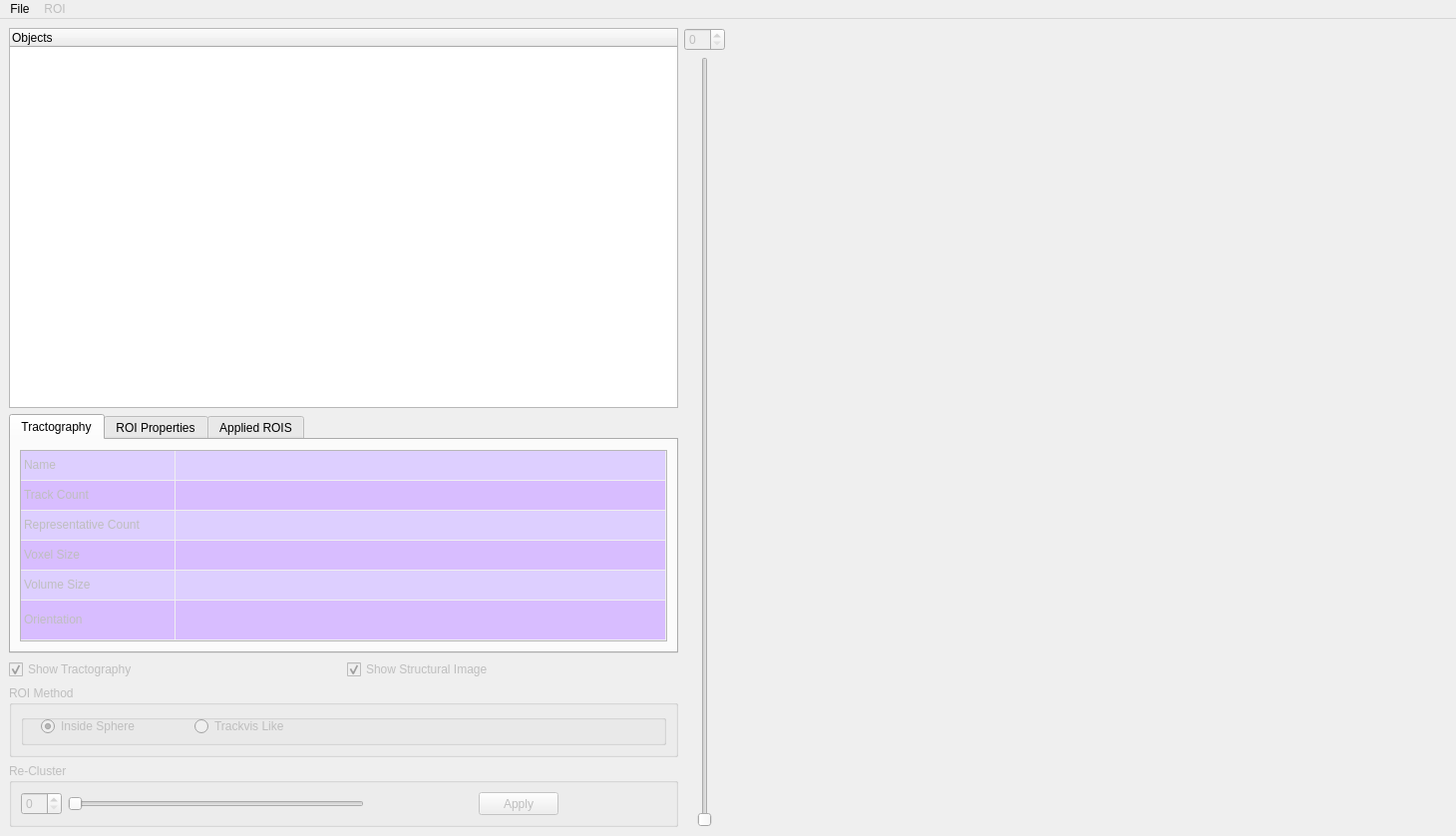
<?xml version="1.0" encoding="UTF-8"?>
<ui version="4.0">
 <class>MainWindow</class>
 <widget class="QMainWindow" name="MainWindow">
  <property name="geometry">
   <rect>
    <x>0</x>
    <y>0</y>
    <width>1460</width>
    <height>838</height>
   </rect>
  </property>
  <property name="windowTitle">
   <string>MainWindow</string>
  </property>
  <widget class="QWidget" name="centralWidget">
   <layout class="QHBoxLayout" name="horizontalLayout_6">
    <item>
     <layout class="QHBoxLayout" name="horizontalLayout">
      <item>
       <layout class="QVBoxLayout" name="verticalLayout_5">
        <item>
         <widget class="QTreeWidget" name="treeObject">
          <property name="sizePolicy">
           <sizepolicy hsizetype="Minimum" vsizetype="Expanding">
            <horstretch>0</horstretch>
            <verstretch>0</verstretch>
           </sizepolicy>
          </property>
            <column>
           <property name="text">
            <string>Objects</string>
           </property>
          </column>
         </widget>
        </item>
        <item>
         <widget class="QTabWidget" name="tabProps_4">
          <property name="enabled">
           <bool>true</bool>
          </property>
          <property name="sizePolicy">
           <sizepolicy hsizetype="Minimum" vsizetype="Minimum">
            <horstretch>0</horstretch>
            <verstretch>0</verstretch>
           </sizepolicy>
          </property>
          <property name="currentIndex">
           <number>0</number>
          </property>
          <widget class="QWidget" name="tabPropsTract">
           <property name="sizePolicy">
            <sizepolicy hsizetype="Expanding" vsizetype="Expanding">
             <horstretch>0</horstretch>
             <verstretch>0</verstretch>
            </sizepolicy>
           </property>
           <property name="focusPolicy">
            <enum>Qt::TabFocus</enum>
           </property>
           <attribute name="title">
            <string>Tractography</string>
           </attribute>
           <layout class="QHBoxLayout" name="horizontalLayout_2">
            <item>
             <widget class="QTableWidget" name="tblTract">
              <property name="enabled">
               <bool>false</bool>
              </property>
              <property name="sizePolicy">
               <sizepolicy hsizetype="Minimum" vsizetype="Fixed">
                <horstretch>0</horstretch>
                <verstretch>0</verstretch>
               </sizepolicy>
              </property>
              <property name="autoFillBackground">
               <bool>true</bool>
              </property>
              <property name="dragEnabled">
               <bool>false</bool>
              </property>
              <property name="showGrid">
               <bool>true</bool>
              </property>
              <property name="gridStyle">
               <enum>Qt::NoPen</enum>
              </property>
              <property name="sortingEnabled">
               <bool>false</bool>
              </property>
              <property name="rowCount">
               <number>6</number>
              </property>
              <property name="columnCount">
               <number>2</number>
              </property>
              <attribute name="horizontalHeaderVisible">
               <bool>false</bool>
              </attribute>
              <attribute name="horizontalHeaderCascadingSectionResizes">
               <bool>false</bool>
              </attribute>
              <attribute name="horizontalHeaderDefaultSectionSize">
               <number>155</number>
              </attribute>
              <attribute name="horizontalHeaderMinimumSectionSize">
               <number>56</number>
              </attribute>
              <attribute name="horizontalHeaderStretchLastSection">
               <bool>true</bool>
              </attribute>
              <attribute name="verticalHeaderVisible">
               <bool>false</bool>
              </attribute>
              <attribute name="verticalHeaderCascadingSectionResizes">
               <bool>false</bool>
              </attribute>
              <attribute name="verticalHeaderMinimumSectionSize">
               <number>15</number>
              </attribute>
              <attribute name="verticalHeaderStretchLastSection">
               <bool>true</bool>
              </attribute>
              <row/>
              <row/>
              <row/>
              <row/>
              <row/>
              <row/>
              <column>
               <property name="text">
                <string>Properties</string>
               </property>
              </column>
              <column>
               <property name="text">
                <string>Values</string>
               </property>
              </column>
              <item row="0" column="0">
               <property name="text">
                <string>Name</string>
               </property>
               <property name="background">
                <brush brushstyle="SolidPattern">
                 <color alpha="255">
                  <red>221</red>
                  <green>207</green>
                  <blue>255</blue>
                 </color>
                </brush>
               </property>
               <property name="flags">
                <set>ItemIsEnabled</set>
               </property>
              </item>
              <item row="0" column="1">
               <property name="text">
                <string/>
               </property>
               <property name="background">
                <brush brushstyle="SolidPattern">
                 <color alpha="255">
                  <red>221</red>
                  <green>207</green>
                  <blue>255</blue>
                 </color>
                </brush>
               </property>
               <property name="flags">
                <set>ItemIsEnabled</set>
               </property>
              </item>
              <item row="1" column="0">
               <property name="text">
                <string>Track Count</string>
               </property>
               <property name="background">
                <brush brushstyle="SolidPattern">
                 <color alpha="255">
                  <red>216</red>
                  <green>189</green>
                  <blue>255</blue>
                 </color>
                </brush>
               </property>
               <property name="flags">
                <set>ItemIsEnabled</set>
               </property>
              </item>
              <item row="1" column="1">
               <property name="text">
                <string/>
               </property>
               <property name="background">
                <brush brushstyle="SolidPattern">
                 <color alpha="255">
                  <red>216</red>
                  <green>189</green>
                  <blue>255</blue>
                 </color>
                </brush>
               </property>
               <property name="flags">
                <set>ItemIsEnabled</set>
               </property>
              </item>
              <item row="2" column="0">
               <property name="text">
                <string>Representative Count</string>
               </property>
               <property name="background">
                <brush brushstyle="SolidPattern">
                 <color alpha="255">
                  <red>221</red>
                  <green>207</green>
                  <blue>255</blue>
                 </color>
                </brush>
               </property>
               <property name="flags">
                <set>ItemIsEnabled</set>
               </property>
              </item>
              <item row="2" column="1">
               <property name="text">
                <string/>
               </property>
               <property name="background">
                <brush brushstyle="SolidPattern">
                 <color alpha="255">
                  <red>221</red>
                  <green>207</green>
                  <blue>255</blue>
                 </color>
                </brush>
               </property>
               <property name="flags">
                <set>ItemIsEnabled</set>
               </property>
              </item>
              <item row="3" column="0">
               <property name="text">
                <string>Voxel Size</string>
               </property>
               <property name="background">
                <brush brushstyle="SolidPattern">
                 <color alpha="255">
                  <red>216</red>
                  <green>189</green>
                  <blue>255</blue>
                 </color>
                </brush>
               </property>
               <property name="flags">
                <set>ItemIsEnabled</set>
               </property>
              </item>
              <item row="3" column="1">
               <property name="text">
                <string/>
               </property>
               <property name="background">
                <brush brushstyle="SolidPattern">
                 <color alpha="255">
                  <red>216</red>
                  <green>189</green>
                  <blue>255</blue>
                 </color>
                </brush>
               </property>
               <property name="flags">
                <set>ItemIsEnabled</set>
               </property>
              </item>
              <item row="4" column="0">
               <property name="text">
                <string>Volume Size</string>
               </property>
               <property name="background">
                <brush brushstyle="SolidPattern">
                 <color alpha="255">
                  <red>221</red>
                  <green>207</green>
                  <blue>255</blue>
                 </color>
                </brush>
               </property>
              </item>
              <item row="4" column="1">
               <property name="text">
                <string/>
               </property>
               <property name="background">
                <brush brushstyle="SolidPattern">
                 <color alpha="255">
                  <red>221</red>
                  <green>207</green>
                  <blue>255</blue>
                 </color>
                </brush>
               </property>
               <property name="flags">
                <set>ItemIsEnabled</set>
               </property>
              </item>
              <item row="5" column="0">
               <property name="text">
                <string>Orientation</string>
               </property>
               <property name="background">
                <brush brushstyle="SolidPattern">
                 <color alpha="255">
                  <red>216</red>
                  <green>189</green>
                  <blue>255</blue>
                 </color>
                </brush>
               </property>
              </item>
              <item row="5" column="1">
               <property name="background">
                <brush brushstyle="SolidPattern">
                 <color alpha="255">
                  <red>216</red>
                  <green>189</green>
                  <blue>255</blue>
                 </color>
                </brush>
               </property>
              </item>
             </widget>
            </item>
           </layout>
          </widget>
          <widget class="QWidget" name="tabPropsROI">
           <property name="enabled">
            <bool>true</bool>
           </property>
           <attribute name="title">
            <string>ROI Properties</string>
           </attribute>
           <layout class="QHBoxLayout" name="horizontalLayout_3">
            <item>
             <widget class="QTableWidget" name="tblROI">
              <property name="enabled">
               <bool>false</bool>
              </property>
              <property name="sizePolicy">
               <sizepolicy hsizetype="Minimum" vsizetype="Fixed">
                <horstretch>0</horstretch>
                <verstretch>0</verstretch>
               </sizepolicy>
              </property>
              <property name="autoFillBackground">
               <bool>true</bool>
              </property>
              <property name="dragEnabled">
               <bool>false</bool>
              </property>
              <property name="dragDropOverwriteMode">
               <bool>false</bool>
              </property>
              <property name="showGrid">
               <bool>true</bool>
              </property>
              <property name="gridStyle">
               <enum>Qt::NoPen</enum>
              </property>
              <property name="sortingEnabled">
               <bool>false</bool>
              </property>
              <property name="rowCount">
               <number>7</number>
              </property>
              <property name="columnCount">
               <number>2</number>
              </property>
              <attribute name="horizontalHeaderVisible">
               <bool>false</bool>
              </attribute>
              <attribute name="horizontalHeaderCascadingSectionResizes">
               <bool>false</bool>
              </attribute>
              <attribute name="horizontalHeaderDefaultSectionSize">
               <number>135</number>
              </attribute>
              <attribute name="horizontalHeaderStretchLastSection">
               <bool>true</bool>
              </attribute>
              <attribute name="verticalHeaderVisible">
               <bool>false</bool>
              </attribute>
              <attribute name="verticalHeaderCascadingSectionResizes">
               <bool>false</bool>
              </attribute>
              <attribute name="verticalHeaderStretchLastSection">
               <bool>true</bool>
              </attribute>
              <row>
               <property name="text">
                <string>1</string>
               </property>
              </row>
              <row/>
              <row/>
              <row/>
              <row/>
              <row/>
              <row/>
              <column>
               <property name="text">
                <string>Properties</string>
               </property>
              </column>
              <column>
               <property name="text">
                <string>Values</string>
               </property>
              </column>
              <item row="0" column="0">
               <property name="text">
                <string>Name</string>
               </property>
               <property name="flags">
                <set>ItemIsEnabled</set>
               </property>
              </item>
              <item row="0" column="1">
               <property name="text">
                <string/>
               </property>
               <property name="flags">
                <set>ItemIsEditable|ItemIsEnabled</set>
               </property>
              </item>
              <item row="1" column="0">
               <property name="text">
                <string>Visible</string>
               </property>
               <property name="flags">
                <set>ItemIsEnabled</set>
               </property>
              </item>
              <item row="1" column="1">
               <property name="text">
                <string/>
               </property>
               <property name="flags">
                <set>ItemIsEnabled</set>
               </property>
              </item>
              <item row="2" column="0">
               <property name="text">
                <string>Color</string>
               </property>
               <property name="flags">
                <set>ItemIsEnabled</set>
               </property>
              </item>
              <item row="2" column="1">
               <property name="text">
                <string/>
               </property>
               <property name="flags">
                <set>ItemIsEnabled</set>
               </property>
              </item>
              <item row="3" column="0">
               <property name="text">
                <string>X coordinate</string>
               </property>
               <property name="flags">
                <set>ItemIsEnabled</set>
               </property>
              </item>
              <item row="3" column="1">
               <property name="text">
                <string/>
               </property>
               <property name="flags">
                <set>ItemIsEnabled</set>
               </property>
              </item>
              <item row="4" column="0">
               <property name="text">
                <string>Y coordinate</string>
               </property>
               <property name="flags">
                <set>ItemIsEnabled</set>
               </property>
              </item>
              <item row="4" column="1">
               <property name="text">
                <string/>
               </property>
               <property name="flags">
                <set>ItemIsEnabled</set>
               </property>
              </item>
              <item row="5" column="0">
               <property name="text">
                <string>Z coordinate</string>
               </property>
               <property name="flags">
                <set>ItemIsEnabled</set>
               </property>
              </item>
              <item row="5" column="1">
               <property name="text">
                <string/>
               </property>
               <property name="flags">
                <set>ItemIsEnabled</set>
               </property>
              </item>
              <item row="6" column="0">
               <property name="text">
                <string>Radius</string>
               </property>
               <property name="flags">
                <set>ItemIsEnabled</set>
               </property>
              </item>
              <item row="6" column="1">
               <property name="text">
                <string/>
               </property>
               <property name="flags">
                <set>ItemIsEnabled</set>
               </property>
              </item>
             </widget>
            </item>
           </layout>
          </widget>
          <widget class="QWidget" name="tab">
           <attribute name="title">
            <string>Applied ROIS</string>
           </attribute>
           <layout class="QHBoxLayout" name="horizontalLayout_4">
            <item>
             <widget class="QTableWidget" name="tblROISlist">
              <property name="enabled">
               <bool>false</bool>
              </property>
              <property name="sizePolicy">
               <sizepolicy hsizetype="Minimum" vsizetype="Fixed">
                <horstretch>0</horstretch>
                <verstretch>0</verstretch>
               </sizepolicy>
              </property>
              <property name="autoFillBackground">
               <bool>false</bool>
              </property>
              <property name="showGrid">
               <bool>false</bool>
              </property>
              <property name="columnCount">
               <number>1</number>
              </property>
              <attribute name="horizontalHeaderVisible">
               <bool>false</bool>
              </attribute>
              <attribute name="horizontalHeaderDefaultSectionSize">
               <number>624</number>
              </attribute>
              <attribute name="horizontalHeaderHighlightSections">
               <bool>false</bool>
              </attribute>
              <attribute name="horizontalHeaderMinimumSectionSize">
               <number>624</number>
              </attribute>
              <attribute name="verticalHeaderVisible">
               <bool>false</bool>
              </attribute>
              <attribute name="verticalHeaderHighlightSections">
               <bool>false</bool>
              </attribute>
              <column/>
             </widget>
            </item>
           </layout>
          </widget>
         </widget>
        </item>
        <item>
         <layout class="QHBoxLayout" name="horizontalLayout_28">
          <item>
           <widget class="QCheckBox" name="chkbShowTract">
            <property name="enabled">
             <bool>false</bool>
            </property>
            <property name="text">
             <string>Show Tractography</string>
            </property>
            <property name="checked">
             <bool>true</bool>
            </property>
            <property name="tristate">
             <bool>false</bool>
            </property>
           </widget>
          </item>
          <item>
           <widget class="QCheckBox" name="chkbShowStruct">
            <property name="enabled">
             <bool>false</bool>
            </property>
            <property name="text">
             <string>Show Structural Image</string>
            </property>
            <property name="checked">
             <bool>true</bool>
            </property>
           </widget>
          </item>
         </layout>
        </item>
        <item>
         <widget class="QGroupBox" name="grbROImethod">
          <property name="enabled">
           <bool>false</bool>
          </property>
          <property name="sizePolicy">
           <sizepolicy hsizetype="Minimum" vsizetype="Fixed">
            <horstretch>0</horstretch>
            <verstretch>0</verstretch>
           </sizepolicy>
          </property>
          <property name="autoFillBackground">
           <bool>true</bool>
          </property>
          <property name="title">
           <string>ROI Method</string>
          </property>
          <property name="flat">
           <bool>false</bool>
          </property>
          <layout class="QVBoxLayout" name="verticalLayout_3">
           <item>
            <layout class="QVBoxLayout" name="verticalLayout_15"/>
           </item>
           <item>
            <widget class="QGroupBox" name="grb_tractomeroi">
             <property name="title">
              <string/>
             </property>
             <widget class="QWidget" name="layoutWidget_8">
              <property name="geometry">
               <rect>
                <x>20</x>
                <y>0</y>
                <width>301</width>
                <height>24</height>
               </rect>
              </property>
              <layout class="QHBoxLayout" name="horizontalLayout_31">
               <item>
                <widget class="QRadioButton" name="rdbInsSphere">
                 <property name="text">
                  <string>Inside Sphere</string>
                 </property>
                 <property name="checked">
                  <bool>true</bool>
                 </property>
                </widget>
               </item>
               <item>
                <widget class="QRadioButton" name="rdbtrackvis">
                 <property name="text">
                  <string>Trackvis Like</string>
                 </property>
                </widget>
               </item>
              </layout>
             </widget>
            </widget>
           </item>
          </layout>
         </widget>
        </item>
        <item>
         <widget class="QGroupBox" name="grbCluster">
          <property name="enabled">
           <bool>false</bool>
          </property>
          <property name="sizePolicy">
           <sizepolicy hsizetype="Minimum" vsizetype="Fixed">
            <horstretch>0</horstretch>
            <verstretch>0</verstretch>
           </sizepolicy>
          </property>
          <property name="title">
           <string>Re-Cluster</string>
          </property>
          <layout class="QHBoxLayout" name="horizontalLayout_32">
           <item>
            <layout class="QHBoxLayout" name="horizontalLayout_33">
             <item>
              <widget class="QSpinBox" name="spbRecluster">
               <property name="readOnly">
                <bool>false</bool>
               </property>
              </widget>
             </item>
             <item>
              <widget class="QSlider" name="hSlReCluster">
               <property name="sizePolicy">
                <sizepolicy hsizetype="Expanding" vsizetype="Fixed">
                 <horstretch>0</horstretch>
                 <verstretch>0</verstretch>
                </sizepolicy>
               </property>
               <property name="minimum">
                <number>1</number>
               </property>
               <property name="maximum">
                <number>150</number>
               </property>
               <property name="orientation">
                <enum>Qt::Horizontal</enum>
               </property>
               <property name="invertedAppearance">
                <bool>false</bool>
               </property>
               <property name="tickPosition">
                <enum>QSlider::NoTicks</enum>
               </property>
               <property name="tickInterval">
                <number>0</number>
               </property>
              </widget>
             </item>
             <item>
              <layout class="QHBoxLayout" name="horizontalLayout_34">
               <item>
                <spacer name="horizontalSpacer_9">
                 <property name="orientation">
                  <enum>Qt::Horizontal</enum>
                 </property>
                 <property name="sizeHint" stdset="0">
                  <size>
                   <width>18</width>
                   <height>20</height>
                  </size>
                 </property>
                </spacer>
               </item>
               <item>
                <widget class="QPushButton" name="pbRecluster">
                 <property name="sizePolicy">
                  <sizepolicy hsizetype="Preferred" vsizetype="Preferred">
                   <horstretch>0</horstretch>
                   <verstretch>0</verstretch>
                  </sizepolicy>
                 </property>
                 <property name="text">
                  <string>Apply</string>
                 </property>
                </widget>
               </item>
               <item>
                <spacer name="horizontalSpacer_10">
                 <property name="orientation">
                  <enum>Qt::Horizontal</enum>
                 </property>
                 <property name="sizeHint" stdset="0">
                  <size>
                   <width>17</width>
                   <height>20</height>
                  </size>
                 </property>
                </spacer>
               </item>
              </layout>
             </item>
            </layout>
           </item>
          </layout>
         </widget>
        </item>
       </layout>
      </item>
      <item>
       <layout class="QVBoxLayout" name="verticalLayout_16">
        <item>
         <widget class="QSpinBox" name="spbExtClust">
          <property name="enabled">
           <bool>false</bool>
          </property>
          <property name="readOnly">
           <bool>false</bool>
          </property>
          <property name="minimum">
           <number>0</number>
          </property>
         </widget>
        </item>
        <item>
         <widget class="QSlider" name="vSlExtClust">
          <property name="enabled">
           <bool>false</bool>
          </property>
          <property name="sizePolicy">
           <sizepolicy hsizetype="Minimum" vsizetype="Expanding">
            <horstretch>0</horstretch>
            <verstretch>0</verstretch>
           </sizepolicy>
          </property>
          <property name="minimum">
           <number>0</number>
          </property>
          <property name="maximum">
           <number>1000</number>
          </property>
          <property name="orientation">
           <enum>Qt::Vertical</enum>
          </property>
         </widget>
        </item>
       </layout>
      </item>
     </layout>
    </item>
    <item>
     <widget class="QWidget" name="gridWidget_4" native="true">
      <property name="sizePolicy">
       <sizepolicy hsizetype="Expanding" vsizetype="Expanding">
        <horstretch>0</horstretch>
        <verstretch>0</verstretch>
       </sizepolicy>
      </property>
      <layout class="QGridLayout" name="gridLayout_4" columnstretch="0"/>
     </widget>
    </item>
   </layout>
  </widget>
  <widget class="QMenuBar" name="menuBar">
   <property name="geometry">
    <rect>
     <x>0</x>
     <y>0</y>
     <width>1460</width>
     <height>25</height>
    </rect>
   </property>
   <widget class="QMenu" name="menuFile">
    <property name="title">
     <string>File</string>
    </property>
    <addaction name="actionLoad_Structural_Image"/>
    <addaction name="actionLoad_Tractography"/>
    <addaction name="actionLoad_Saved_Segmentation"/>
    <addaction name="separator"/>
    <addaction name="actionSave_Segmentation"/>
    <addaction name="actionSave_as_trackvis_file"/>
    <addaction name="separator"/>
    <addaction name="actionClose"/>
   </widget>
   <widget class="QMenu" name="menuROI">
    <property name="enabled">
     <bool>false</bool>
    </property>
    <property name="title">
     <string>ROI</string>
    </property>
    <addaction name="actionLoad_MASk"/>
    <addaction name="actionCreate_Sphere"/>
   </widget>
   <addaction name="menuFile"/>
   <addaction name="menuROI"/>
  </widget>
  <action name="actionLoad_Structural_Image">
   <property name="checkable">
    <bool>false</bool>
   </property>
   <property name="text">
    <string>Load Structural Image</string>
   </property>
  </action>
  <action name="actionLoad_Tractography">
   <property name="enabled">
    <bool>false</bool>
   </property>
   <property name="text">
    <string>Load Tractography</string>
   </property>
  </action>
  <action name="actionLoad_Saved_Segmentation">
   <property name="text">
    <string>Load Segmentation</string>
   </property>
  </action>
  <action name="actionSave_Segmentation">
   <property name="enabled">
    <bool>false</bool>
   </property>
   <property name="text">
    <string>Save Segmentation</string>
   </property>
  </action>
  <action name="actionClose">
   <property name="text">
    <string>Close</string>
   </property>
  </action>
  <action name="actionLoad_MASk">
   <property name="enabled">
    <bool>true</bool>
   </property>
   <property name="text">
    <string>Load Mask</string>
   </property>
  </action>
  <action name="actionCreate_Sphere">
   <property name="text">
    <string>Create Sphere</string>
   </property>
  </action>
  <action name="actionExpand_ROI">
   <property name="text">
    <string>Expand ROI</string>
   </property>
  </action>
  <action name="actionSegment_by_Clustering">
   <property name="text">
    <string>Segment by Clustering</string>
   </property>
  </action>
  <action name="actionRe_Cluster">
   <property name="text">
    <string>Re-Cluster</string>
   </property>
  </action>
  <action name="actionExpand_Clusters">
   <property name="text">
    <string>Expand Clusters</string>
   </property>
  </action>
  <action name="actionSave_as_trackvis_file">
   <property name="enabled">
    <bool>false</bool>
   </property>
   <property name="text">
    <string>Save as trackvis file</string>
   </property>
  </action>
 </widget>
 <resources/>
 <connections/>
 <slots>
  <slot>on_actionLoad_Structural_Image_triggered()</slot>
 </slots>
</ui>
